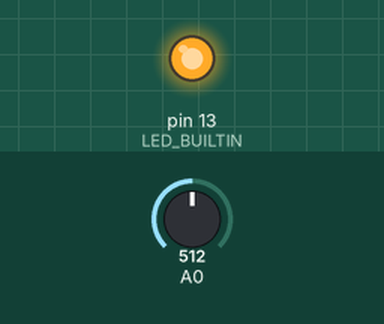
Recording of a sketch running on a simulated Arduino Uno, built with avr-gcc and run on an emulated ATmega328P. Shown: output pins drawn as LEDs (lit = HIGH). The inputs (shaded band) are chosen by the test bench; at power-on: A0 = 512. Random numbers use the default seed unless the sketch sets one; what the sketch prints to the serial monitor is not drawn.

Above: at 0.45 s.
At 5.0 s:
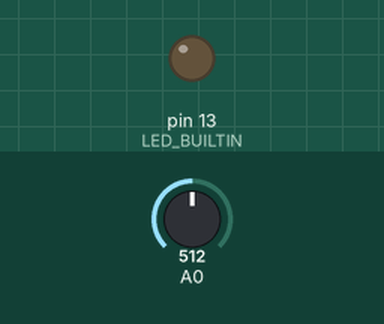
Timing chart, 0 to 9.1 s (numbered marks = the images above):
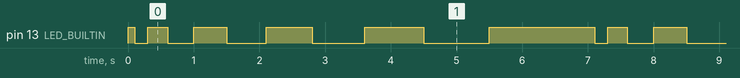

Measured:
- by itself, pin 13 (LED_BUILTIN): repeats every 7.0 s: LOW 0.20 s, HIGH 0.30 s, LOW 0.40 s, HIGH 0.50 s, LOW 0.60 s, HIGH 0.70 s, LOW 0.80 s, HIGH 0.90 s, LOW 1.0 s, HIGH 1.6 s
- by itself, everything shown: repeats every 7.0 s, in 12 steps

The sketch:

sketch_jan12a.ino
```cpp
void setup() {
  // initialize digital pin LED_BUILTIN as an output.
  pinMode(LED_BUILTIN, OUTPUT);
  randomSeed(analogRead(A0));
  Serial.println(analogRead(A0));
  Serial.begin(9600);
  Serial.setTimeout(200);
  for (int i = 0; i < 5; i++ ){
    Serial.print(random(1,6));
    Serial.print(" ");
  }
  Serial.println(" ");
}

// the loop function runs over and over again forever
void loop() {
  digitalWrite(LED_BUILTIN, HIGH);  // turn the LED on (HIGH is the voltage level)
  delay(100);                      // wait for a second
  digitalWrite(LED_BUILTIN, LOW);   // turn the LED off by making the voltage LOW
  delay(200);
      digitalWrite(LED_BUILTIN, HIGH);    // turn the LED off by making the voltage LOW
  delay(300);
    digitalWrite(LED_BUILTIN, LOW);   // turn the LED off by making the voltage LOW
  delay(400);
      digitalWrite(LED_BUILTIN, HIGH);    // turn the LED off by making the voltage LOW
  delay(500);
    digitalWrite(LED_BUILTIN, LOW);   // turn the LED off by making the voltage LOW
  delay(600);
      digitalWrite(LED_BUILTIN, HIGH);   // turn the LED off by making the voltage LOW
  delay(700);
    digitalWrite(LED_BUILTIN, LOW);   // turn the LED off by making the voltage LOW
  delay(800);
      digitalWrite(LED_BUILTIN, HIGH);    // turn the LED off by making the voltage LOW
  delay(900);
  digitalWrite(LED_BUILTIN, LOW);   // turn the LED off by making the voltage LOW
  delay(1000);
    digitalWrite(LED_BUILTIN, HIGH);
    delay(1500);
      digitalWrite(LED_BUILTIN, LOW);
}
```
